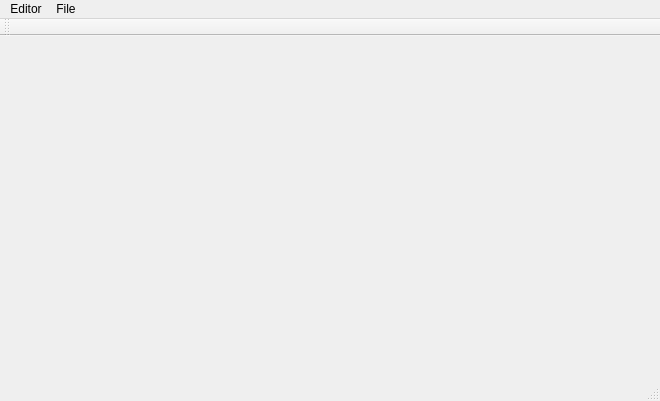
<?xml version="1.0" encoding="UTF-8"?>
<ui version="4.0">
 <class>MainWindow</class>
 <widget class="QMainWindow" name="MainWindow">
  <property name="geometry">
   <rect>
    <x>0</x>
    <y>0</y>
    <width>660</width>
    <height>401</height>
   </rect>
  </property>
  <property name="windowTitle">
   <string>MainWindow</string>
  </property>
  <widget class="QWidget" name="centralWidget">
   <widget class="BigChar" name="bigchar" native="true">
    <property name="geometry">
     <rect>
      <x>0</x>
      <y>30</y>
      <width>331</width>
      <height>271</height>
     </rect>
    </property>
   </widget>
  </widget>
  <widget class="QMenuBar" name="menuBar">
   <property name="geometry">
    <rect>
     <x>0</x>
     <y>0</y>
     <width>660</width>
     <height>22</height>
    </rect>
   </property>
   <widget class="QMenu" name="menuEditor">
    <property name="title">
     <string>Editor</string>
    </property>
   </widget>
   <widget class="QMenu" name="menuFile">
    <property name="title">
     <string>File</string>
    </property>
    <addaction name="actionHello"/>
   </widget>
   <addaction name="menuEditor"/>
   <addaction name="menuFile"/>
  </widget>
  <widget class="QToolBar" name="mainToolBar">
   <attribute name="toolBarArea">
    <enum>TopToolBarArea</enum>
   </attribute>
   <attribute name="toolBarBreak">
    <bool>false</bool>
   </attribute>
  </widget>
  <widget class="QStatusBar" name="statusBar"/>
  <action name="actionHello">
   <property name="text">
    <string>Hello</string>
   </property>
  </action>
 </widget>
 <layoutdefault spacing="6" margin="11"/>
 <customwidgets>
  <customwidget>
   <class>BigChar</class>
   <extends>QWidget</extends>
   <header>bigchar.h</header>
   <container>1</container>
  </customwidget>
 </customwidgets>
 <resources/>
 <connections/>
</ui>
